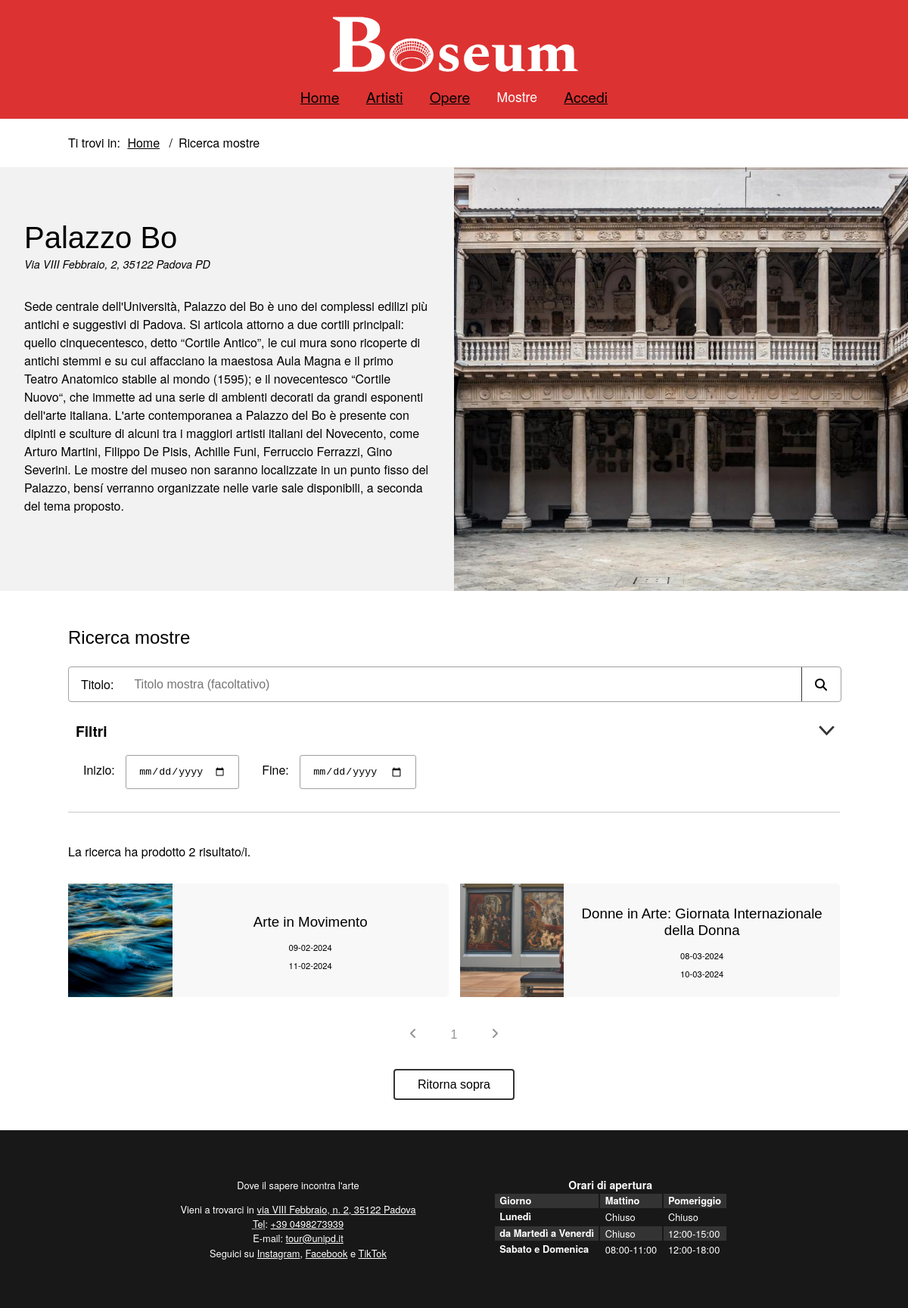
Page /php/mostre.php on the earlier database version.
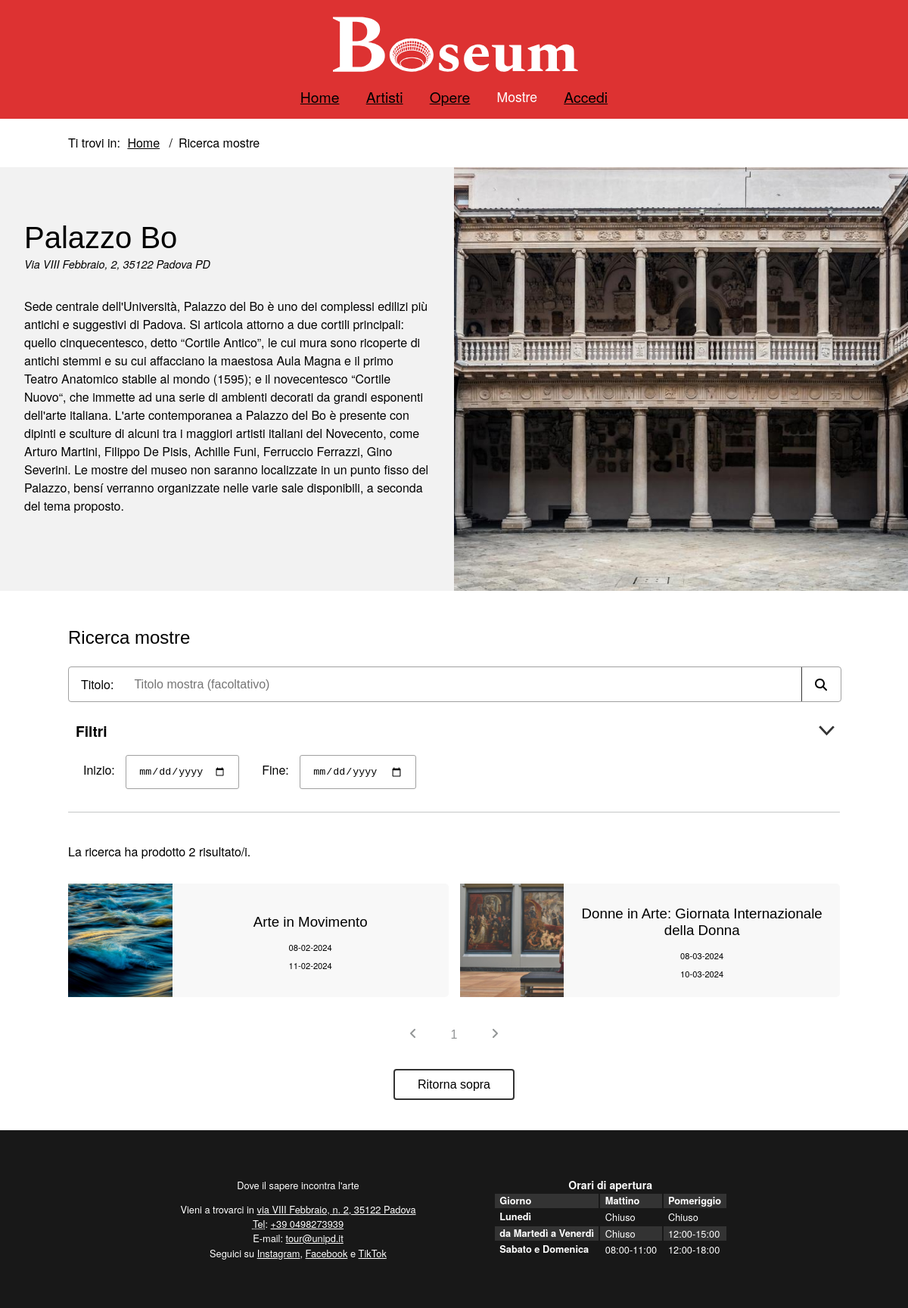
Same page on the later database version.
### tables this page shows
CREATE TABLE `Artshows` (
  `id` int(11) NOT NULL,
  `title` varchar(100) NOT NULL,
  `description` varchar(1000) NOT NULL,
  `image` varchar(100) NOT NULL,
  `start_date` date NOT NULL,
  `end_date` date NOT NULL
);

### php/DBAccess.php (called while the page is built, shortened)
<?php
class DBAccess
{
    private $connection;
    public function openDBConnection()
    {
        try {
            $this->connection = mysqli_connect(
                self::HOST_DB,
                self::USERNAME,
                self::PASSWORD,
                self::DATABASE_NAME
            );
        } catch (\Exception $e) {
            return false;
        }
        return true;
    }
    public function getArtshowsQuery($text = "", $start_date = "", $end_date = "")
    {
        $start_date_filter = "'$start_date'";
        if ($start_date == "") {
            $start_date_filter = "CURRENT_DATE";
        }
        $end_date_filter = "";
        $time_filter = "AND NOT (" . $end_date_filter . " Artshows.end_date <= $start_date_filter)";
        $query = "SELECT Artshows.*
                FROM Artshows
                WHERE Artshows.title LIKE '%$text%'
                $time_filter
                ";
        $queryResult = mysqli_query($this->connection, $query) or DBAccess::errorDB(true);
        if (mysqli_num_rows($queryResult) != 0) {
            $result = array();
            while ($row = mysqli_fetch_array($queryResult, MYSQLI_ASSOC)) {
                $result[] = $row;
            }
            return $result;
        } else return null;
    }
}

### php/DateManager.php (called while the page is built, shortened)
<?php
class DateManager {
    public static function toDMY($inputDate) {
        $dateTime = DateTime::createFromFormat('Y-m-d', $inputDate);
        return $dateTime->format('d-m-Y');
    }
}
?>

### php/mostre.php (the view, shortened to what this page needs)
<?php
require_once 'DBAccess.php';
require_once 'DateManager.php';
require_once 'utils.php';
$isLoggedIn = isset($_SESSION['logged_id']);
$loginOrProfileTitle = $isLoggedIn ?
    "<a href=\"artista.php?id=" . $_SESSION['logged_id'] . "\"><span lang=\"en\">Account</span></a>"
    : "<a href=\"login.php\">Accedi</a>";
$connection = new DB\DBAccess();
$titleFilter = isset($_GET["title"]) ? $_GET["title"] : "";
$startDateFilter = isset($_GET["start_date"]) ? $_GET["start_date"] : "";
$endDateFilter = isset($_GET["end_date"]) ? $_GET["end_date"] : "";
$artshows = $connection->getArtshowsQuery($titleFilter, $startDateFilter, $endDateFilter);
$artshowsContainer = "";
if ($artshows && sizeof($artshows) > 0) {
    $artshowsContainer = '<div class="artshow_results_section" id="paginated_section">';
    foreach ($artshows as $artshow) {
        $start_date_reverse = $artshow['start_date'];
        $end_date_reverse = $artshow['end_date'];
        $start_date = DateManager::toDMY($start_date_reverse);
        $end_date = DateManager::toDMY($end_date_reverse);
        $artshowsContainer .= "
            <div class=\"gallery_item\">
                <a
                href=\"mostra.php?id=" . $artshow['id'] . "\">
                <div class=\"artshow_gallery_item\">
                    <div class=\"artshow_gallery_item_image\">
                        <img
                            src=\"" . $artshow['image'] . "\"
                            alt=\"" . $artshow['title'] . "\" />
                    </div>
                    <div class=\"artshow_gallery_item_info\">
                        <div class=\"artshow_gallery_item_title\">
                            <h3>
                                " . $artshow['title'] . "
                            </h3>
                        </div>
                        <div class=\"artshow_gallery_item_dates\">
                            <p>
                                <time datetime=\"" . $artshow['start_date'] . "\">
                                    " . $start_date . "
                                </time>
                            </p>
                            <p>
                                <time datetime=\"" . $artshow['start_date'] . "\">
                                    " . $end_date . "
                                </time>
                            </p>
                        </div>
                    </div>
                </div>
            </a>
            </div>";
    }
    $artshowsContainer .= '</div>' . addPaginator();
}
$mostre = file_get_contents("../templates/mostre.html");
$mostre = str_replace("{{login_or_profile_title}}", $loginOrProfileTitle, $mostre);
$mostre = str_replace("{{title}}", $titleFilter, $mostre);
$mostre = str_replace("{{start_date}}", $startDateFilter, $mostre);
$mostre = str_replace("{{end_date}}", $endDateFilter, $mostre);
$mostre = str_replace("{{count}}", $artshows ? sizeof($artshows) : 0, $mostre);
$mostre = str_replace("{{artshow_items}}", $artshowsContainer, $mostre);
echo ($mostre);

### php/utils.php (shortened to what this page needs)
<?php
function addPaginator()
{
    return "
        <div>
            <div class=\"pagination\">
                <button
                    id=\"prev_pag_button\"
                    aria-label=\"Pagina precedente\"
                    class=\"pagination_controls\"
                    disabled>
                    <svg
                        xmlns=\"http://www.w3.org/2000/svg\"
                        height=\"1em\"
                        width=\"1em\"
                        viewBox=\"0 0 320 512\">
                        <path
                            fill=\"currentColor\"
                            d=\"M41.4 233.4c-12.5 12.5-12.5 32.8 0 45.3l160 160c12.5 12.5 32.8 12.5 45.3 0s12.5-32.8 0-45.3L109.3 256 246.6 118.6c12.5-12.5 12.5-32.8 0-45.3s-32.8-12.5-45.3 0l-160 160z\" />
                    </svg>
                </button>
                <div id=\"pagination_numbers\"></div>
                <button
                    id=\"next_pag_button\"
                    aria-label=\"Prossima pagina\"
                    class=\"pagination_controls\"
                    disabled>
                    <svg
                        xmlns=\"http://www.w3.org/2000/svg\"
                        height=\"1em\"
                        width=\"1em\"
                        viewBox=\"0 0 320 512\">
                        <path
                            fill=\"currentColor\"
                            d=\"M278.6 233.4c12.5 12.5 12.5 32.8 0 45.3l-160 160c-12.5 12.5-32.8 12.5-45.3 0s-12.5-32.8 0-45.3L210.7 256 73.4 118.6c-12.5-12.5-12.5-32.8 0-45.3s32.8-12.5 45.3 0l160 160z\" />
                    </svg>
                </button>
            </div>
            <div class=\"return_top_button\">
                <button id=\"back_to_top\" class=\"button_reverse\">
                    Ritorna sopra
                </button>
            </div>
        </div>
    ";
}

### assets/CSS/mini.css (style rules this page uses)
header { display: flex; align-items: center; justify-content: space-between; }
header h1 { background-image: url("../images/logomini.png"); font-size: 3em; }
#menu { width: max-content; color: white; transition: transform 0.5s ease; z-index: 3; }
#menu nav { position: fixed; right: 0; top: 0; width: 100%; padding: 5em 0 3em 0; background: var(--headerBgColor); transform: translateY(-100%); transition: transform 0.5s ease; }
#menu nav ul { flex-direction: column; align-items: center; margin: auto; }
#menu nav ul li { padding-bottom: 15px; }
#menu nav a { visibility: hidden; }
footer { flex-wrap: wrap-reverse; }
footer div { padding: 2em 1em; }
.gallery_item { margin-top: 2em; max-width: unset; }
.artshow_results_section { grid-template-columns: 1fr; }
#artshow_layout { flex-direction: column; }
.artshow_mainimage { width: 100%; object-fit: cover; }
.select_filter_list { flex-direction: column; }
.select_filter_container { display: flex; align-items: center; justify-content: space-between; width: 100%; margin: 10px 0; }
.select_filter_container label { margin: 0; }

### assets/CSS/print.css (style rules this page uses)
html { padding: 0.5cm; }
h3, h4, h5, h6 { font-size: 1.5em; }
#menu { display: none; }
.breadcrumb, .breadcrumb li { display: inline; list-style: none; }
.breadcrumb li:after { content: "/"; padding: 1em; }
footer { margin-top: 2cm; }
#infofoot { border: 1px solid black; border-radius: 10px; text-align: center; font-size: 0.8em; }
#listinfofoot { list-style: none; }
#orariofoot { display: none; }
.artshow_gallery_item { width: 100%; padding: 0.2cm; border: 0.5px solid grey; display: flex; flex-direction: row; }
.artshow_gallery_item_info { margin-left: 0.5cm; }
.artshow_gallery_item_image img { width: auto; height: 4cm; }
.return_top_button { display: none; }
.pagination_controls { display: none; }
.gallery_item { padding: 0.5cm 0 0.5cm; display: flex; flex-direction: row; }
.artshow_mainimage { display: none; }
.button_reverse { display: none; }
#content #artshow_layout .artshow_mainimage { display: block; height: 5cm; width: auto; }
#content #artshow_layout .print_hidden { display: none; }

Differences in the rows shown:
changed artshows "Arte in Movimento": start_date "09-02-2024" → "08-02-2024"
